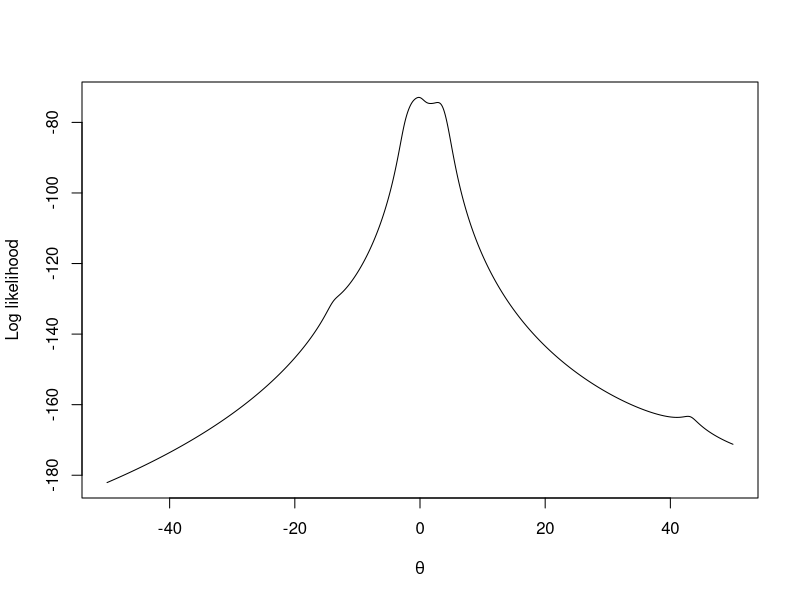

Write the R code that produced this figure. (Note: this script raises an error after producing the figure.)
#### STA 243 HW1
# Problem 1
### (1c)
x=c(-13.87,-2.53,-2.44,-2.40,-1.75,-1.34,-1.05,-0.23,-0.07,0.27,1.77,2.76,3.29,3.47,3.71,3.80,4.24,4.53,43.21,56.75)
n=length(x)
theta=seq(-50,50,0.01)
ltheta<-matrix(0,nrow=length(theta),ncol=1)
for (i in 1:length(theta)){
  ltheta[i]=-n*log(pi)-sum(log(1+(theta[i]-x)^2))
} 
plot(theta,ltheta,type='l',xlab=expression(theta),ylab='Log likelihood')

### (1d)
mle_newton<-function(thetaguess,X,maxiter,tol,convergencefactor){
  mle=matrix(0,nrow=length(thetaguess),ncol=1)
  for (i in 1:length(thetaguess)){
    theta0=thetaguess[i];
    iter=1;err=1;
    n=length(X)
    F=-2*sum((theta0-X)/(1+(theta0-X)^2))
    DF=-2*sum((1-(theta0-X)^2)/(1+(theta0-X)^2)^2)
    for (iter in 1:maxiter+1){
      theta1=theta0-F/DF;
      err=abs(theta1-theta0)/(abs(theta0)+convergencefactor)
      if((err<tol)||(is.na(err))) break
      theta0=theta1
      F=-2*sum((theta0-X)/(1+(theta0-X)^2))
      DF=-2*sum((1-(theta0-X)^2)/(1+(theta0-X)^2)^2)  
    }
    if ((iter<=maxiter)&&((is.na(err))<1)){
      mle[i]=theta1;
    }else{
      mle[i]='not converge'
    }  
  }
  return(mle)
}

### (1e)
mle_Fisher<-function(thetaguess,X,maxiter,tol,convergencefactor){
  mle=matrix(0,nrow=length(thetaguess),ncol=1)
  for (i in 1:length(thetaguess)){
    theta0=thetaguess[i];
    iter=1;err=1;
    n=length(X);
    F=-2*sum((theta0-X)/(1+(theta0-X)^2));
    FI=n/2;
    for (iter in 1:maxiter+1){
      theta1=theta0+F/FI;
      err=abs(theta1-theta0)/(abs(theta0)+convergencefactor)
      if((err<tol)||(is.na(err))) break
      theta0=theta1
      F=-2*sum((theta0-X)/(1+(theta0-X)^2))
    }
    if ((iter<=maxiter)&&((is.na(err))<1)){
      mle[i]=theta1;
    }else{
      mle[i]='not converge'
    }  
  }
  return(mle)
}


theta<-c(-11,-1,0,1.4,4.1,4.8,7,8,38)
mle1<-mle_newton(theta,x,1000,10^-6,10^-30)
result_1c<-cbind(theta,mle1)
mle2<-mle_Fisher(theta,x,1000,10^-6,10^-30)
mle2_2<-mle_newton(mle2,x,1000,10^-6,10^-30)
result_1d<-cbind(theta,mle2)
result_1d2<-cbind(theta,mle2_2)
write.table(result_1d,'~/Downloads/1d.txt',row.names=FALSE)
write.table(result_1d2,'~/Downloads/1d.txt',row.names=FALSE)


####### Problem 2
x<-c(0.52,1.96,2.22,2.28,2.28,2.46,2.50,2.53,2.54,2.99,3.47,3.53,3.70,3.88,3.91,4.04,4.06,4.82,4.85,5.46)
n=length(x)

### (2a)
theta=seq(-pi,pi,0.001)
ltheta<-matrix(0,nrow=length(theta),ncol=1)
for (i in 1:length(theta)){
  ltheta[i]=-n*log(2*pi)+sum(log(1-cos(x-theta[i])))
} 
plot(theta,ltheta,type='l',xlab=expression(theta),ylab='Log likelihood')

### (2b)
thetamom<-asin(mean(x)-pi)

### (2c)
mle_newton2<-function(thetaguess,X,maxiter,tol,convergencefactor){
  mle=matrix(0,nrow=length(thetaguess),ncol=1)
  for (i in 1:length(thetaguess)){
    theta0=thetaguess[i];
    iter=1;err=1;
    n=length(X)
    F=sum(-sin(x-theta0)/(1-cos(x-theta0)))
    DF=sum(1/(cos(x-theta0)-1))
    for (iter in 1:maxiter+1){
      theta1=theta0-F/DF;
      err=abs(theta1-theta0)/(abs(theta0)+convergencefactor)
      if((err<tol)||(is.na(err))) break
      theta0=theta1
      F=sum(-sin(x-theta0)/(1-cos(x-theta0)))
      DF=sum(1/(cos(x-theta0)-1))
    }
    if ((iter<=maxiter)&&((is.na(err))<1)){
      mle[i]=theta1;
    }else{
      mle[i]='not converge'
    }  
  }
  return(mle)
}
mle_newton2(thetamom,x,1000,10^-6,10^-30)

### (2d)
theta0<-c(-2.7,2.7)
mle_newton2(theta0,x,1000,10^-6,10^-30)

### (2e)
theta4<-seq(-pi,pi,by=2*pi/200)
mle4<-mle_newton2(theta4,x,1000,10^-6,10^-30)
plot(theta4,mle4,type='l',xlab=expression(theta),ylab='MLE')


# for (i in 1:length(mle4)-1){
#   d=mle4[i+1]-mle4[i]
#   if (abs(d)<10^-3){
#     mle4[i+1]=mle4[i]
#   }
# }
split(theta4,mle4)
result2d<-cbind(theta4,mle4)
write.table(result2d,'~/Downloads/2d.txt',row.names=FALSE)

######## Problem 3
x<-c(0.02,0.06,0.11,0.22,0.56,1.10,0.02,0.06,0.11,0.22,0.56,1.10)
# x<-rep(c(0.02,0.06,0.11,0.22,0.56,1.1),rep(2,6))
y<-c(47,97,123,152,191,200,76,107,139,159,201,207)
## (a)
ys<-1/y
u<-1/x
beta<-coef(lsfit(u,ys))
theta1<-1/beta[1];theta1
theta2<-beta[2]*theta1;theta2


## (b)
theta0<-c(theta1,theta2)
theta0<-as.matrix(theta0)

min_newton<-function(thetaguess,x,y,maxiter,tol,convergencefactor){
  min_theta=matrix(1,ncol=ncol(thetaguess),nrow=nrow(thetaguess))
  for (i in 1:ncol(thetaguess)){
    theta0=thetaguess[,i];
    iter=1;err=1;
    n=length(x);
    hessian<-matrix(1,2,2)
    DF<-matrix(1,2,1)
    hessian[1,1]=sum(2*x^2/((x+theta0[2])^2));
    hessian[2,2]=sum((-4*theta0[1]*(x*y)/(x+theta0[2])^3)+6*theta0[1]^2*x^2/((x+theta0[2])^4))
    hessian[1,2]=sum((2*x*y/(x+theta0[2])^2)-4*theta0[1]*x^2/((x+theta0[2])^3))
    hessian[2,1]=hessian[1,2]
    DF[1]=sum((-2*x*y/(x+theta0[2]))+2*theta0[1]*x^2/((x+theta0[2])^2))
    DF[2]=sum((2*theta0[1]*x*y/(x+theta0[2])^2)-2*theta0[1]^2*x^2/(x+theta0[2])^3)
#    g0=sum(y-theta0[1]*x/(x+theta0[2]))^2    
    for (iter in 1:maxiter+1){
      theta1=theta0-solve(hessian)%*%DF;
      err=sqrt(t(theta1-theta0)%*%(theta1-theta0))/(sqrt(t(theta0)%*%(theta0))+convergencefactor)
      if((err<tol)||(is.na(err))) break
      theta0=theta1;

      hessian[1,1]=sum(2*x^2/((x+theta0[2])^2))
      hessian[2,2]=sum((-4*theta0[1]*(x*y)/(x+theta0[2])^3)+6*theta0[1]^2*x^2/((x+theta0[2])^4))
      hessian[1,2]=sum((2*x*y/(x+theta0[2])^2)-4*theta0[1]*x^2/((x+theta0[2])^3))
      hessian[2,1]=hessian[1,2]
      DF[1]=sum((-2*x*y/(x+theta0[2]))+2*theta0[1]*x^2/((x+theta0[2])^2))
      DF[2]=sum((2*theta0[1]*x*y/(x+theta0[2])^2)-2*(theta0[1]^2)*(x^2/(x+theta0[2])^3)) 
    }
    if ((iter<=maxiter)&&((is.na(err))<1)){
      min_theta[,i]=theta1;
    }else{
      min_theta[,i]='not converge'
    }  
  }
  return(min_theta)
}
min_newton(theta0,x,y,1000,10^-6,10^-30)

####### 3(c)
l1 = function(t1,t2){sum(2*(y-(t1*x)/(x+t2))*(-x/(x+t2))) }
l2 = function(t1,t2){ sum(2*(y-(t1*x)/(x+t2))*((t1*x)/(x+t2)^2))}
g = function(start){
  t1 = start[1]
  t2 = start[2] 
  sum((y-(t1*x)/(x+t2))^2)
}
steepestdescent = function(start, tol, convergencefactor, maxiter){ 
  t1 = start[1]
  t2 = start[2]
  alpha=0.001
  new=matrix(,2,1)
  new = start - alpha*c(l1(t1,t2),l2(t1,t2)) 
  while (g(new)>g(start)) {
    alpha = alpha*.5
    new = start - alpha*c(l1(t1,t2),l2(t1,t2)) 
  }
  n =1
  #  while((sqrt((t(new-start))%*%(new-start)))/(sqrt((t(start)%*%(start))+delta)) > epsilon & n < iteration){
  while(sum(abs(new-start)/(abs(start)+convergencefactor)) > tol & n < maxiter){
    start = new
    t1 = start[1]
    t2 = start[2]
    alpha = 0.0001
    new = start - alpha*c(l1(t1,t2),l2(t1,t2)) 
    while (g(new)>g(start)) {
      alpha = alpha*.5
      new = start - alpha*c(l1(t1,t2),l2(t1,t2))
    }
    n=n+1
  }
  c(new,n)
}
steepestdescent(theta0,10^-6,10^-30,10000000)
# steepestdescent<-function(thetaguess,stepsize,x,y,maxiter,tol,convergencefactor){
#   min_theta=matrix(1,ncol=ncol(thetaguess),nrow=nrow(thetaguess))
#   for (i in 1:ncol(thetaguess)){
#     theta0=thetaguess[,i];
#     iter=1;err=1;
#     DF<-matrix(0,2,1);
#     DF[1]=sum((-2*x*y/(x+theta0[2]))+2*theta0[1]*x^2/((x+theta0[2])^2))
#     DF[2]=sum((2*theta0[1]*x*y/(x+theta0[2])^2)-2*(theta0[1]^2)*(x^2/(x+theta0[2])^3))
#     theta1=theta0-stepsize*DF;
#     for (iter in 1:maxiter+1){   
# #      err=sqrt(t(theta1-theta0)%*%(theta1-theta0))/(sqrt(t(theta0)%*%(theta0))+convergencefactor)
#       
#       g0=sum((y-theta0[1]*x/(x+theta0[2]))^2) 
#       g1=sum((y-theta1[1]*x/(x+theta1[2]))^2)
#       
# #      error=abs(g0-g1)/(abs(g0)+convergencefactor)
# 
#       if (g0<g1){
#         stepsize=stepsize/2
#         
#       }
#       DF[1]=sum((-2*x*y/(x+theta0[2]))+2*theta0[1]*x^2/((x+theta0[2])^2))
#       DF[2]=sum((2*theta0[1]*x*y/(x+theta0[2])^2)-2*(theta0[1]^2)*(x^2/(x+theta0[2])^3))
#       theta1=theta0-stepsize*DF;
#       err=sum(abs((theta1-theta0))/(abs((theta0))+convergencefactor))
# #err=sqrt(t(theta1-theta0)%*%(theta1-theta0))/(sqrt(t(theta0)%*%(theta0))+convergencefactor)
#       if((err<tol)||(is.na(err))) {
#         break} else{
#           theta0=theta1;
#         }          
# 
#     }
#     if ((iter<=maxiter)&&((is.na(err))<1)){
#       min_theta[,i]=theta1;
#     }else{
#       min_theta[,i]='not converge'
#     }  
#   }
#   return(list(min_theta,stepsize,iter))
# }
# steepestdescent(theta0,0.1,x,y,100000000,10^-6,10^-30)

######### 3(d)
gauss_newton<-function(thetaguess,x,y,maxiter,tol,convergencefactor){
  min_theta=matrix(1,ncol=ncol(thetaguess),nrow=nrow(thetaguess))
  for (i in 1:ncol(thetaguess)){
    theta0=thetaguess[,i];
    iter=1;err=1;
    n=length(x)
    A<-matrix(,n,2)
    A[,1]=x/(x+theta0[2])
    A[,2]=-theta0[1]*x/((x+theta0[2])^2)
   
    Z=y-theta0[1]*x/(x+theta0[2])
    Z<-matrix(Z,n,1)

    #    g0=sum(y-theta0[1]*x/(x+theta0[2]))^2    
    for (iter in 1:maxiter+1){
      theta1=theta0+(solve(t(A)%*%A))%*%(t(A))%*%Z
      err=sqrt(t(theta1-theta0)%*%(theta1-theta0))/(sqrt(t(theta0)%*%(theta0))+convergencefactor)
      if((err<tol)||(is.na(err))) break
      theta0=theta1;
      A<-matrix(,n,2)
      A[,1]=x/(x+theta0[2])
      A[,2]=-theta0[1]*x/((x+theta0[2])^2)
      
      Z=y-theta0[1]*x/(x+theta0[2])
      Z<-matrix(Z,n,1)

    }
    if ((iter<=maxiter)&&((is.na(err))<1)){
      min_theta[,i]=theta1;
    }else{
      min_theta[,i]='not converge'
    }  
  }
  return(min_theta)
}
gauss_newton(theta0,x,y,1000,10^-6,10^-30)
